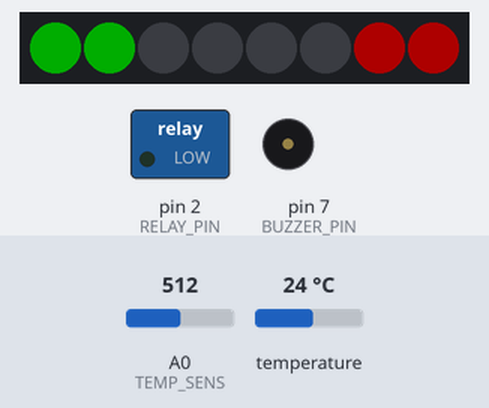
The sketch below on a simulated Arduino Uno, built with avr-gcc and run on an emulated ATmega328P. Shown: 8 RGB LEDs in strip order, left to right, switched loads named in the sketch (green lamp = pin HIGH), buzzer (waves = sounding). The inputs (shaded band) are chosen by the test bench; at power-on: temperature 24 °C, A0 (TEMP_SENS) = 512. Dim RGB values are drawn brighter than linear; what the sketch prints to the serial monitor is not drawn.

Above: at 2.4 s.
2.5 s: temperature set to 25.8 °C
At 3.7 s:
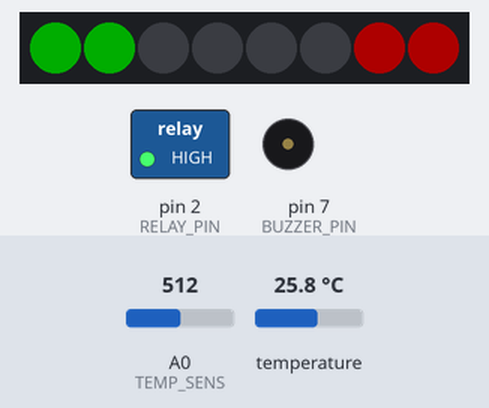
4.3 s: A0 (TEMP_SENS) set to 716
At 5.0 s:
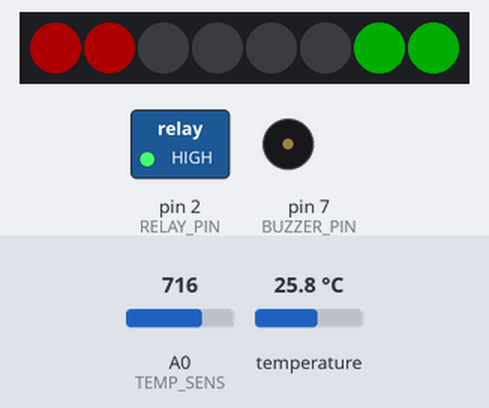
Timing chart, 0 to 7.3 s (numbered marks = the images above; inputs shaded):
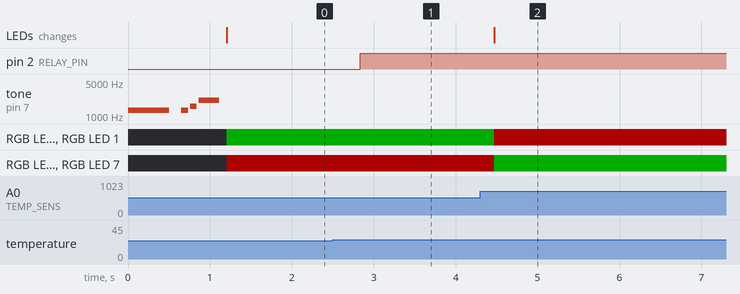

Measured:
- the behaviour switches between 25 and 25.1 °C on temperature (found by bisection; images 0 and 1)
- after the input at 2.5 s, pin 2 (RELAY_PIN): LOW → HIGH after 0.34 s
- after the input at 4.3 s, RGB LED 0, RGB LED 1: RGB(0, 50, 0) → RGB(50, 0, 0) after 0.17 s; RGB LED 6, RGB LED 7: RGB(50, 0, 0) → RGB(0, 50, 0) after 0.17 s; the LEDs: change after 0.17 s (image 2)

The sketch:

sensor.ino
```cpp
#include <AccelStepper.h>
#include <Adafruit_NeoPixel.h>
#include <OneWire.h>
#include <DallasTemperature.h>
#include "pitches.h"
const int threshold = 512;
// Pin Definitions
#define RELAY_PIN 2
#define STEP_PIN 5
#define DIR_PIN 6
#define BUZZER_PIN 7
#define NEOPIXEL_PIN 8
#define TEMP_SENS 14
#define SENSOR1_PIN A0

// Constants
#define NUM_PIXELS 8
#define DELAY_INTERVAL 80

// NeoPixel Initialization
Adafruit_NeoPixel strip(NUM_PIXELS, NEOPIXEL_PIN, NEO_GRB + NEO_KHZ800);

// Melody Definitions
int start_melody[] = {NOTE_E6, NOTE_E6, NOTE_G6, NOTE_C7};
int start_noteDurations[] = {2, 12, 12, 4};

// OneWire and DallasTemperature Initialization
OneWire oneWire(TEMP_SENS);
DallasTemperature tempSensor(&oneWire);

bool rotate = true;
int sensor1State = 1;
// Motor Variables
AccelStepper stepper(AccelStepper::FULL4WIRE, STEP_PIN, DIR_PIN);
void myISR() {
  Serial.println("Interrupt detected on pin 3!");
  // This is the Interrupt Service Routine (ISR)
  // It will be called when a change is detected on pin 3
  // Put your code here to respond to the interrupt event
  if (digitalRead(SENSOR1_PIN)) {
    sensor1State = 0;
  } else {
    sensor1State = 1;
  }
  Serial.println("Interrupt detected on pin 3!");
}

// Function to play startup melody
void playStartupMelody() {
  for (int i = 0; i < 4; i++) {
    int noteDuration = 1000 / start_noteDurations[i];
    tone(BUZZER_PIN, start_melody[i], noteDuration);
    delay(noteDuration * 1.3);
    noTone(BUZZER_PIN);
  }
}

void rotateMotor(int steps, bool direction, int speed) {
  digitalWrite(DIR_PIN, direction);

  for (int i = 0; i < steps; i++) {
    digitalWrite(STEP_PIN, HIGH);
    delayMicroseconds(speed);
    digitalWrite(STEP_PIN, LOW);
    delayMicroseconds(speed);
  }
}

void setup() {
  Serial.begin(115200);
  Serial.println("Interrupt !");
  pinMode(RELAY_PIN, OUTPUT);
  pinMode(SENSOR1_PIN, INPUT_PULLUP);
  pinMode(TEMP_SENS, INPUT);
  pinMode(BUZZER_PIN, OUTPUT);

  strip.begin();
  strip.setBrightness(50);
  strip.show(); // Initialize the NeoPixel strip to "off" state
  digitalWrite(RELAY_PIN, LOW); // Fan is initially turned off

  playStartupMelody();

  //Serial.begin(9600);
  tempSensor.begin();

  // Set motor speed and acceleration
  stepper.setMaxSpeed(1000); // Set your desired motor speed
  stepper.setAcceleration(500); // Set your desired acceleration
}


void loop() {

  int sensor1State = analogRead(SENSOR1_PIN);

  if (sensor1State > threshold) {

    if (rotate) {

      // Part detected

      strip.fill(strip.Color(255, 0, 0), 0, 2);

      strip.setPixelColor(6, strip.Color(0, 255, 0)); // Green

      strip.setPixelColor(7, strip.Color(0, 255, 0)); // Green

      strip.show();

      stepper.stop(); // Stop the motor

      rotate = false;

    }

  }

  else {

    // No part detected

    strip.fill(strip.Color(0, 255, 0), 0, 2);

    strip.setPixelColor(6, strip.Color(255, 0, 0)); // Red

    strip.setPixelColor(7, strip.Color(255, 0, 0)); // Red

    strip.show();

    rotateMotor(100, 1, 250); // Steps  ;  Direction (0 & 1)  ;  Speed (0-Slow, 1000-Fast)

    rotate = true;

  }


  tempSensor.requestTemperatures();

  float currentTemp = tempSensor.getTempCByIndex(0);

  //Serial.println(currentTemp);

  // Check if the temperature is above 28 degrees Celsius

  if (currentTemp > 25) {

    digitalWrite(RELAY_PIN, HIGH); // Turn on the fan

  } else {

    digitalWrite(RELAY_PIN, LOW); // Turn off the fan

  }

}
```
